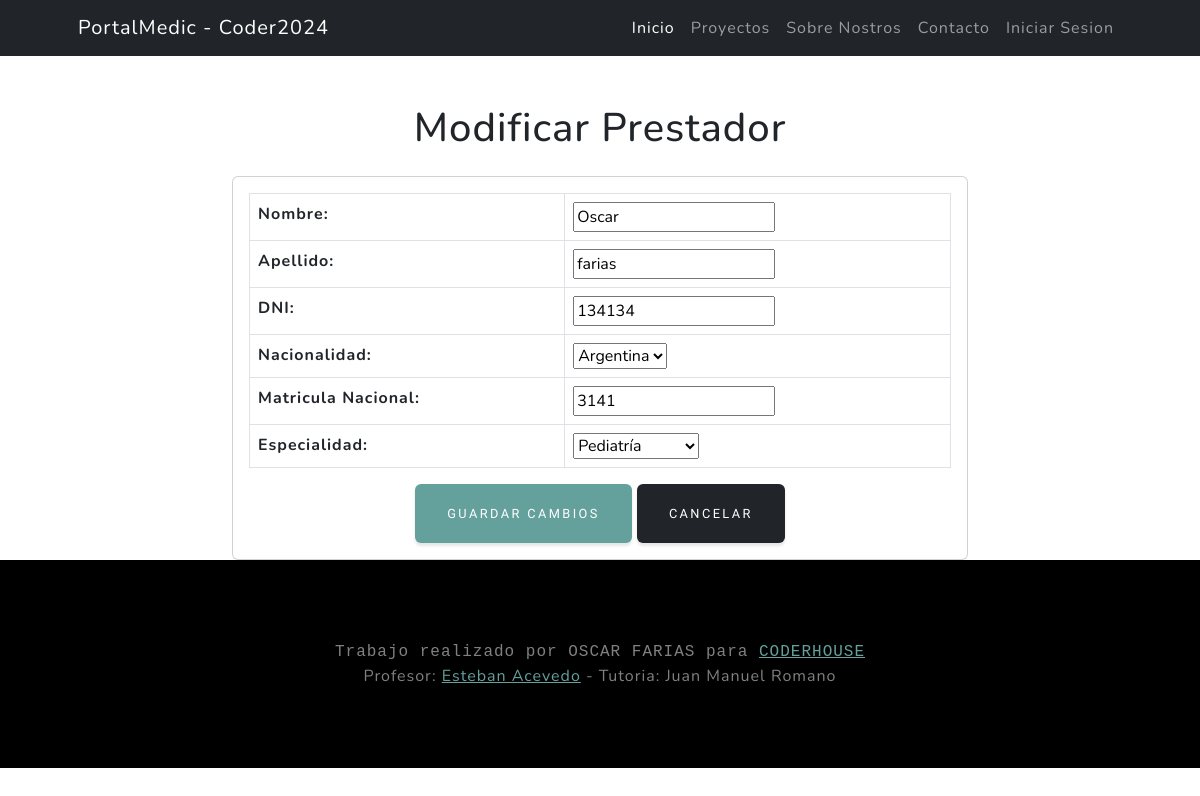
The app's page /medicos/medicos/medicos_update/17/, older data.
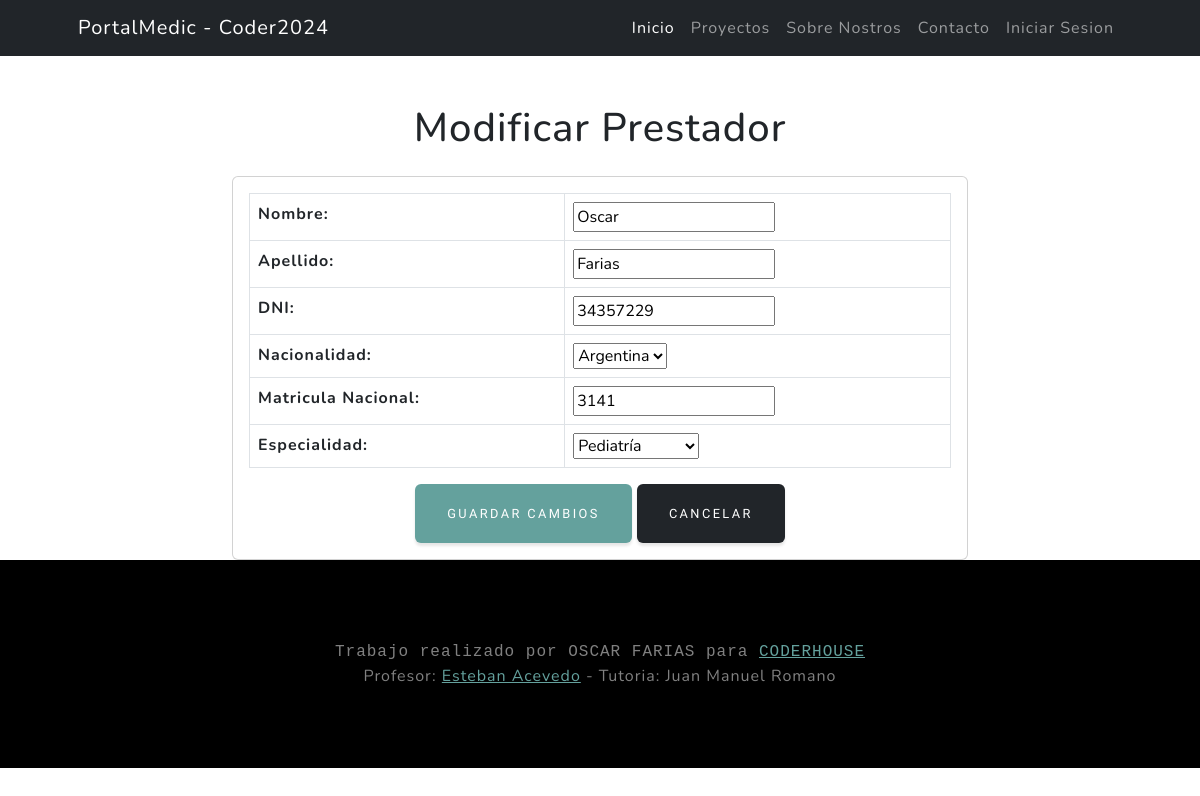
The same page, newer data.
### medicos/models.py (models this page shows, shortened)
class Medicos(models.Model):
    nombre = models.CharField(max_length=100, null=False, blank=True)
    apellido = models.CharField(max_length=100, null=False, blank=True)
    DNI = models.PositiveIntegerField(unique=True,null=True)
    nacionalidad= models.ForeignKey(Nacionalidad, on_delete=models.SET_NULL, null=True)
    matricula = models.PositiveIntegerField(unique=True, null=False, blank=False,verbose_name="Matricula Nacional")
    especialidad = models.ForeignKey(Especialidad, on_delete=models.SET_NULL, null=True)
    class Meta:
        verbose_name = "Medicos"
        verbose_name_plural = "Medicos"

### medicos/views.py (the view)
# urls.py: path("medicos/medicos_update/<int:pk>/", medicos_update, name="medicos_update"),
def medicos_update(request,pk):
    consulta = Medicos.objects.get(id=pk)
    if request.method == "POST":
        form = MedicosForm(request.POST, instance=consulta)
        if form.is_valid():
            form.save()
            return redirect("medicos:medicos_list")
    else:  # GET
        form = MedicosForm(instance=consulta)
    return render(request, "medicos/medicos_form.html", {"form": form})

### medicos/forms.py
class MedicosForm(forms.ModelForm):
    class Meta:
        model = models.Medicos
        fields = ["nombre", "apellido","DNI","nacionalidad","matricula","especialidad"]

### medicos/models.py (called while the page is built)
    def __str__(self) -> str:
        return self.especialidad

    def __str__(self) -> str:
        return self.nacionalidad

### medicos/templates/medicos/medicos_form.html (shortened to what this page needs)
{% extends 'core/base.html' %}
{% load static %}
{% block content %}
<div class="container mt-5">
    {% if form.instance.pk %}
        <h1 class="text-center">Modificar Prestador</h1>
    {% else %}
        <h1 class="text-center">Editar Prestador</h1>
    {% endif %}
    <div class="row justify-content-center mt-4">
        <div class="col-md-8">
            <div class="card">
                <div class="card-body">
                    <form method="POST">
                        <table class="table table-bordered">
                            {{ form.as_table }}
                        </table>
                        <div class="text-center">
                            <button type="submit" class="btn btn-primary">Guardar Cambios</button>
                            <a href="{% url 'medicos:medicos_list' %}" type="button" class="btn btn-dark ">Cancelar</button></a>
                        </div>
                    </form>
                </div>
            </div>
        </div>
    </div>
</div>
{% endblock content %}

Row changes from the older to the newer data that the page shows:
changed Medicos "Oscar": apellido "farias" → "Farias"; DNI "134134" → "34357229"
